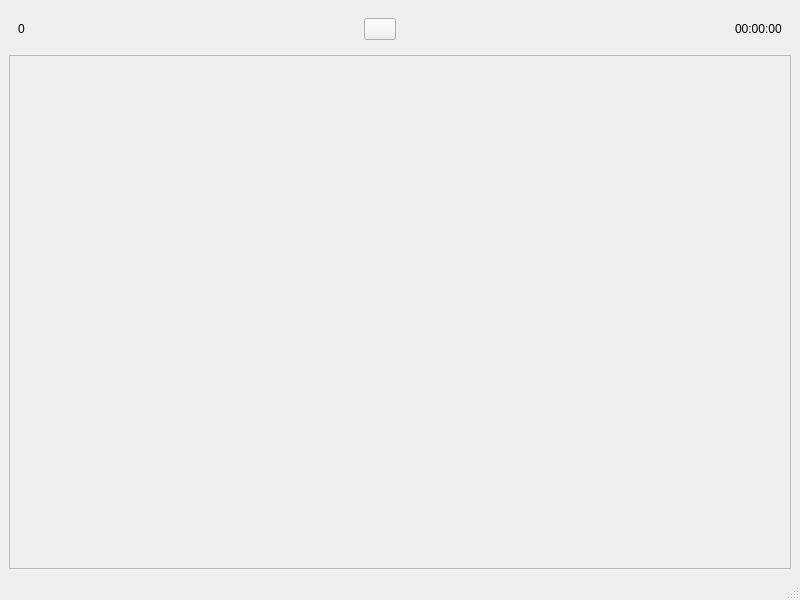
<?xml version="1.0" encoding="UTF-8"?>
<ui version="4.0">
 <class>MainWindow</class>
 <widget class="QMainWindow" name="MainWindow">
  <property name="geometry"><rect><x>0</x><y>0</y><width>800</width><height>600</height></rect></property>
  <widget class="QWidget" name="centralwidget">
   <layout class="QVBoxLayout" name="verticalLayout">
    <item>
     <widget class="QFrame" name="frameHeader">
      <property name="maximumSize"><size><width>16777215</width><height>40</height></size></property>
      <layout class="QHBoxLayout" name="horizontalLayout">
       <item><widget class="QLabel" name="scoreLabel"><property name="text"><string>0</string></property></widget></item>
       <item><spacer name="horizontalSpacer"><property name="orientation"><enum>Qt::Horizontal</enum></property><property name="sizeHint" stdset="0"><size><width>40</width><height>20</height></size></property></spacer></item>
       <item><widget class="QPushButton" name="smileButton"><property name="maximumSize"><size><width>32</width><height>32</height></size></property><property name="text"><string/></property></widget></item>
       <item><spacer name="horizontalSpacer_2"><property name="orientation"><enum>Qt::Horizontal</enum></property><property name="sizeHint" stdset="0"><size><width>40</width><height>20</height></size></property></spacer></item>
       <item><widget class="QLabel" name="timeLabel"><property name="text"><string>00:00:00</string></property></widget></item>
      </layout>
     </widget>
    </item>
    <item><widget class="QFrame" name="frameField"><property name="frameShape"><enum>QFrame::StyledPanel</enum></property></widget></item>
   </layout>
  </widget>
  <widget class="QStatusBar" name="statusBar"/>
 </widget>
 <resources/>
 <connections/>
</ui>
